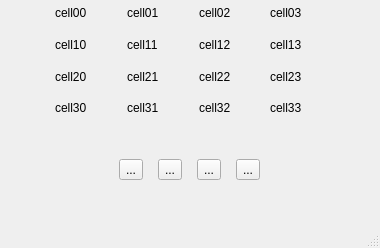
<?xml version="1.0" encoding="UTF-8"?>
<ui version="4.0">
 <class>MainWindow</class>
 <widget class="QMainWindow" name="MainWindow">
  <property name="geometry">
   <rect>
    <x>0</x>
    <y>0</y>
    <width>380</width>
    <height>248</height>
   </rect>
  </property>
  <property name="sizePolicy">
   <sizepolicy hsizetype="Preferred" vsizetype="Preferred">
    <horstretch>2</horstretch>
    <verstretch>0</verstretch>
   </sizepolicy>
  </property>
  <property name="windowTitle">
   <string>MainWindow</string>
  </property>
  <widget class="QWidget" name="centralwidget">
   <widget class="QWidget" name="horizontalLayoutWidget">
    <property name="geometry">
     <rect>
      <x>300</x>
      <y>460</y>
      <width>160</width>
      <height>80</height>
     </rect>
    </property>
    <layout class="QHBoxLayout" name="horizontalLayout">
     <item>
      <widget class="QToolButton" name="toolButton_2">
       <property name="text">
        <string>...</string>
       </property>
       <property name="icon">
        <iconset>
         <normaloff>resources/Left.JPG</normaloff>resources/Left.JPG</iconset>
       </property>
      </widget>
     </item>
     <item>
      <widget class="QToolButton" name="RIGHT">
       <property name="text">
        <string>...</string>
       </property>
       <property name="icon">
        <iconset>
         <normaloff>resources/Right.JPG</normaloff>resources/Right.JPG</iconset>
       </property>
      </widget>
     </item>
    </layout>
   </widget>
   <widget class="QWidget" name="horizontalLayoutWidget_2">
    <property name="geometry">
     <rect>
      <x>110</x>
      <y>130</y>
      <width>160</width>
      <height>80</height>
     </rect>
    </property>
    <layout class="QHBoxLayout" name="horizontalLayout_2">
     <item>
      <widget class="QToolButton" name="Left">
       <property name="text">
        <string>...</string>
       </property>
       <property name="icon">
        <iconset>
         <normaloff>resources/Left.JPG</normaloff>resources/Left.JPG</iconset>
       </property>
      </widget>
     </item>
     <item>
      <widget class="QToolButton" name="UP">
       <property name="text">
        <string>...</string>
       </property>
       <property name="icon">
        <iconset>
         <normaloff>resources/UP.JPG</normaloff>resources/UP.JPG</iconset>
       </property>
      </widget>
     </item>
     <item>
      <widget class="QToolButton" name="Down">
       <property name="text">
        <string>...</string>
       </property>
       <property name="icon">
        <iconset>
         <normaloff>resources/Down.JPG</normaloff>resources/Down.JPG</iconset>
       </property>
      </widget>
     </item>
     <item>
      <widget class="QToolButton" name="Right">
       <property name="text">
        <string>...</string>
       </property>
       <property name="icon">
        <iconset>
         <normaloff>resources/Right.JPG</normaloff>resources/Right.JPG</iconset>
       </property>
      </widget>
     </item>
    </layout>
   </widget>
   <widget class="QWidget" name="gridLayoutWidget">
    <property name="geometry">
     <rect>
      <x>55</x>
      <y>0</y>
      <width>281</width>
      <height>121</height>
     </rect>
    </property>
    <layout class="QGridLayout" name="gridLayout">
     <item row="1" column="1">
      <widget class="QLabel" name="cell11">
       <property name="text">
        <string>cell11</string>
       </property>
      </widget>
     </item>
     <item row="1" column="0">
      <widget class="QLabel" name="cell10">
       <property name="text">
        <string>cell10</string>
       </property>
      </widget>
     </item>
     <item row="2" column="0">
      <widget class="QLabel" name="cell20">
       <property name="text">
        <string>cell20</string>
       </property>
      </widget>
     </item>
     <item row="2" column="1">
      <widget class="QLabel" name="cell21">
       <property name="text">
        <string>cell21</string>
       </property>
      </widget>
     </item>
     <item row="3" column="1">
      <widget class="QLabel" name="cell31">
       <property name="text">
        <string>cell31</string>
       </property>
      </widget>
     </item>
     <item row="0" column="0">
      <widget class="QLabel" name="cell00">
       <property name="text">
        <string>cell00</string>
       </property>
      </widget>
     </item>
     <item row="3" column="2">
      <widget class="QLabel" name="cell32">
       <property name="text">
        <string>cell32</string>
       </property>
      </widget>
     </item>
     <item row="3" column="0">
      <widget class="QLabel" name="cell30">
       <property name="text">
        <string>cell30</string>
       </property>
      </widget>
     </item>
     <item row="3" column="3">
      <widget class="QLabel" name="cell33">
       <property name="text">
        <string>cell33</string>
       </property>
      </widget>
     </item>
     <item row="2" column="2">
      <widget class="QLabel" name="cell22">
       <property name="text">
        <string>cell22</string>
       </property>
      </widget>
     </item>
     <item row="1" column="2">
      <widget class="QLabel" name="cell12">
       <property name="text">
        <string>cell12</string>
       </property>
      </widget>
     </item>
     <item row="0" column="2">
      <widget class="QLabel" name="cell02">
       <property name="text">
        <string>cell02</string>
       </property>
      </widget>
     </item>
     <item row="1" column="3">
      <widget class="QLabel" name="cell13">
       <property name="text">
        <string>cell13</string>
       </property>
      </widget>
     </item>
     <item row="2" column="3">
      <widget class="QLabel" name="cell23">
       <property name="text">
        <string>cell23</string>
       </property>
      </widget>
     </item>
     <item row="0" column="1">
      <widget class="QLabel" name="cell01">
       <property name="text">
        <string>cell01</string>
       </property>
      </widget>
     </item>
     <item row="0" column="3">
      <widget class="QLabel" name="cell03">
       <property name="text">
        <string>cell03</string>
       </property>
      </widget>
     </item>
    </layout>
   </widget>
  </widget>
  <widget class="QStatusBar" name="statusbar"/>
  <widget class="QMenuBar" name="menuBar">
   <property name="geometry">
    <rect>
     <x>0</x>
     <y>0</y>
     <width>380</width>
     <height>22</height>
    </rect>
   </property>
  </widget>
  <action name="actionUP">
   <property name="icon">
    <iconset resource="icons.qrc">
     <normaloff>:/icons/resources/UP.JPG</normaloff>:/icons/resources/UP.JPG</iconset>
   </property>
   <property name="text">
    <string>UP</string>
   </property>
   <property name="menuRole">
    <enum>QAction::MenuRole::NoRole</enum>
   </property>
  </action>
  <action name="actionDOWN">
   <property name="icon">
    <iconset resource="icons.qrc">
     <normaloff>:/icons/resources/Down.JPG</normaloff>:/icons/resources/Down.JPG</iconset>
   </property>
   <property name="text">
    <string>DOWN</string>
   </property>
   <property name="menuRole">
    <enum>QAction::MenuRole::NoRole</enum>
   </property>
  </action>
  <action name="actionRIGHT">
   <property name="icon">
    <iconset resource="icons.qrc">
     <normaloff>:/icons/resources/Right.JPG</normaloff>:/icons/resources/Right.JPG</iconset>
   </property>
   <property name="text">
    <string>RIGHT</string>
   </property>
   <property name="menuRole">
    <enum>QAction::MenuRole::NoRole</enum>
   </property>
  </action>
  <action name="actionLEFT">
   <property name="icon">
    <iconset resource="icons.qrc">
     <normaloff>:/icons/resources/Left.JPG</normaloff>:/icons/resources/Left.JPG</iconset>
   </property>
   <property name="text">
    <string>LEFT</string>
   </property>
   <property name="menuRole">
    <enum>QAction::MenuRole::NoRole</enum>
   </property>
  </action>
 </widget>
 <tabstops>
  <tabstop>Right</tabstop>
  <tabstop>UP</tabstop>
  <tabstop>Down</tabstop>
  <tabstop>toolButton_2</tabstop>
  <tabstop>RIGHT</tabstop>
  <tabstop>Left</tabstop>
 </tabstops>
 <resources>
  <include location="icons.qrc"/>
 </resources>
 <connections/>
 <slots>
  <slot>slot1()</slot>
 </slots>
</ui>
